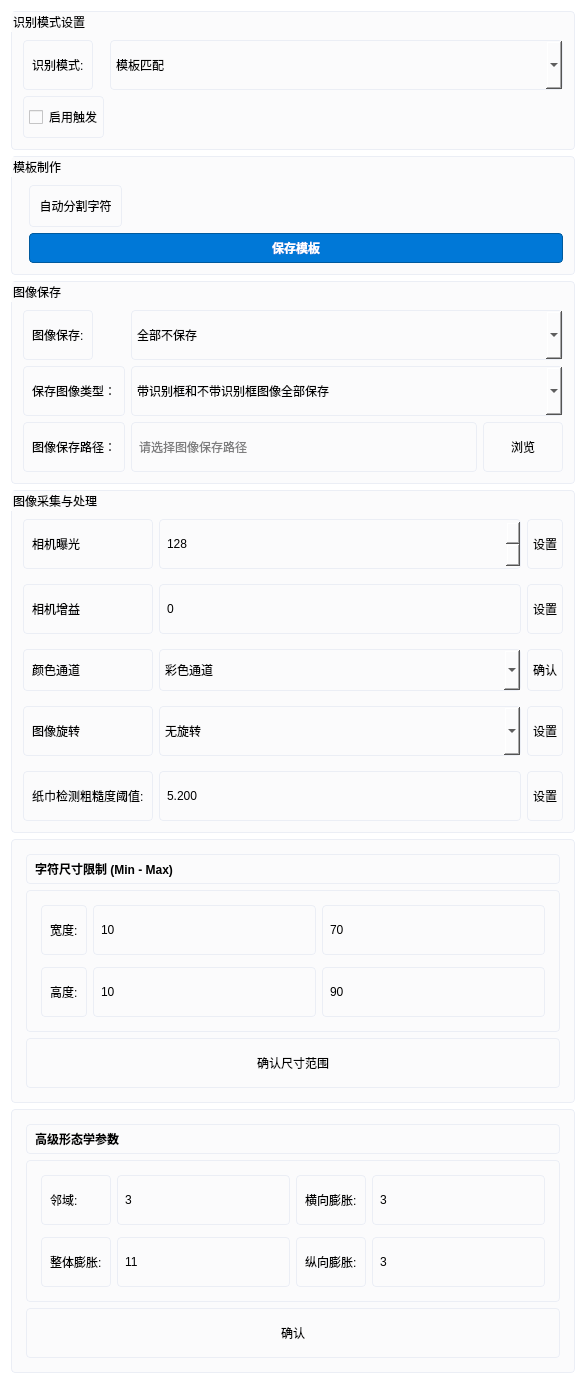
            <widget class="QWidget" name="scrollAreaWidgetContents2">
             <property name="geometry">
              <rect>
               <x>0</x>
               <y>0</y>
               <width>586</width>
               <height>1320</height>
              </rect>
             </property>
             <property name="styleSheet">
              <string notr="true">background:white;</string>
             </property>
             <layout class="QGridLayout" name="gridLayout_2">
              <item row="0" column="0">
               <widget class="QGroupBox" name="tab1_frame3">
                <property name="styleSheet">
                 <string notr="true">background: #fbfbfc; border: 1px solid #ebeef5; border-radius: 4px; padding: 5px;</string>
                </property>
                <property name="title">
                 <string>识别模式设置</string>
                </property>
                <layout class="QFormLayout" name="formLayout">
                 <item row="0" column="0">
                  <widget class="QLabel" name="label_18">
                   <property name="text">
                    <string>识别模式:</string>
                   </property>
                  </widget>
                 </item>
                 <item row="0" column="1">
                  <widget class="QComboBox" name="comboBox_4">
                   <property name="minimumSize">
                    <size>
                     <width>0</width>
                     <height>50</height>
                    </size>
                   </property>
                   <item>
                    <property name="text">
                     <string>模板匹配</string>
                    </property>
                   </item>
                   <item>
                    <property name="text">
                     <string>字库匹配</string>
                    </property>
                   </item>
                   <item>
                    <property name="text">
                     <string>深度模型</string>
                    </property>
                   </item>
                   <item>
                    <property name="text">
                     <string>纸巾检测</string>
                    </property>
                   </item>
                  </widget>
                 </item>
                 <item row="1" column="0">
                  <widget class="QCheckBox" name="checkBox">
                   <property name="minimumSize">
                    <size>
                     <width>0</width>
                     <height>42</height>
                    </size>
                   </property>
                   <property name="text">
                    <string>启用触发</string>
                   </property>
                  </widget>
                 </item>
                </layout>
               </widget>
              </item>
              <item row="2" column="0">
               <widget class="QGroupBox" name="imageSaveFrame">
                <property name="styleSheet">
                 <string notr="true">background: #fbfbfc; border: 1px solid #ebeef5; border-radius: 4px; padding: 5px;</string>
                </property>
                <property name="title">
                 <string>图像保存</string>
                </property>
                <layout class="QFormLayout" name="imageSaveFormLayout">
                 <item row="0" column="0">
                  <widget class="QLabel" name="label_11">
                   <property name="text">
                    <string>图像保存:</string>
                   </property>
                  </widget>
                 </item>
                 <item row="0" column="1">
                  <widget class="QComboBox" name="comboBox">
                   <property name="minimumSize">
                    <size>
                     <width>0</width>
                     <height>50</height>
                    </size>
                   </property>
                   <item>
                    <property name="text">
                     <string>全部不保存</string>
                    </property>
                   </item>
                   <item>
                    <property name="text">
                     <string>不合格图像</string>
                    </property>
                   </item>
                   <item>
                    <property name="text">
                     <string>合格图像</string>
                    </property>
                   </item>
                   <item>
                    <property name="text">
                     <string>全部保存</string>
                    </property>
                   </item>
                  </widget>
                 </item>
                 <item row="1" column="0">
                  <widget class="QLabel" name="label_saveImageType">
                   <property name="minimumSize">
                    <size>
                     <width>0</width>
                     <height>50</height>
                    </size>
                   </property>
                   <property name="text">
                    <string>保存图像类型：</string>
                   </property>
                  </widget>
                 </item>
                 <item row="1" column="1">
                  <widget class="QComboBox" name="comboBox_saveImageType">
                   <property name="minimumSize">
                    <size>
                     <width>0</width>
                     <height>50</height>
                    </size>
                   </property>
                   <item>
                    <property name="text">
                     <string>带识别框和不带识别框图像全部保存</string>
                    </property>
                   </item>
                   <item>
                    <property name="text">
                     <string>只保存带识别框图像</string>
                    </property>
                   </item>
                   <item>
                    <property name="text">
                     <string>只保存不带识别框图像</string>
                    </property>
                   </item>
                  </widget>
                 </item>
                 <item row="2" column="0">
                  <widget class="QLabel" name="label_imageSavePath">
                   <property name="minimumSize">
                    <size>
                     <width>0</width>
                     <height>50</height>
                    </size>
                   </property>
                   <property name="text">
                    <string>图像保存路径：</string>
                   </property>
                  </widget>
                 </item>
                 <item row="2" column="1">
                  <layout class="QHBoxLayout" name="imageSavePathLayout">
                   <item>
                    <widget class="QLineEdit" name="lineEdit_imageSavePath">
                     <property name="minimumSize">
                      <size>
                       <width>0</width>
                       <height>50</height>
                      </size>
                     </property>
                     <property name="readOnly">
                      <bool>true</bool>
                     </property>
                     <property name="placeholderText">
                      <string>请选择图像保存路径</string>
                     </property>
                    </widget>
                   </item>
                   <item>
                    <widget class="QPushButton" name="pushButton_browseImageSavePath">
                     <property name="minimumSize">
                      <size>
                       <width>80</width>
                       <height>50</height>
                      </size>
                     </property>
                     <property name="maximumSize">
                      <size>
                       <width>100</width>
                       <height>16777215</height>
                      </size>
                     </property>
                     <property name="text">
                      <string>浏览</string>
                     </property>
                    </widget>
                   </item>
                  </layout>
                 </item>
                </layout>
               </widget>
              </item>
              <item row="3" column="0">
               <widget class="QGroupBox" name="tab2_frame1">
                <property name="styleSheet">
                 <string notr="true">background: #fbfbfc; border: 1px solid #ebeef5; border-radius: 4px; padding: 5px;</string>
                </property>
                <property name="title">
                 <string>图像采集与处理</string>
                </property>
                <layout class="QGridLayout" name="_4" columnstretch="0,1,0">
                 <property name="verticalSpacing">
                  <number>15</number>
                 </property>
                 <item row="1" column="1">
                  <widget class="QSpinBox" name="spinBox">
                   <property name="minimumSize">
                    <size>
                     <width>0</width>
                     <height>50</height>
                    </size>
                   </property>
                   <property name="maximum">
                    <number>1500</number>
                   </property>
                   <property name="value">
                    <number>128</number>
                   </property>
                  </widget>
                 </item>
                 <item row="1" column="2">
                  <widget class="QPushButton" name="sureButton">
                   <property name="minimumSize">
                    <size>
                     <width>0</width>
                     <height>50</height>
                    </size>
                   </property>
                   <property name="text">
                    <string>设置</string>
                   </property>
                  </widget>
                 </item>
                 <item row="1" column="0">
                  <widget class="QLabel" name="label_19">
                   <property name="text">
                    <string>相机曝光</string>
                   </property>
                  </widget>
                 </item>
                 <item row="6" column="0">
                  <widget class="QLabel" name="label_12">
                   <property name="minimumSize">
                    <size>
                     <width>0</width>
                     <height>42</height>
                    </size>
                   </property>
                   <property name="text">
                    <string>颜色通道</string>
                   </property>
                  </widget>
                 </item>
                 <item row="7" column="2">
                  <widget class="QPushButton" name="pushButton_9">
                   <property name="minimumSize">
                    <size>
                     <width>0</width>
                     <height>50</height>
                    </size>
                   </property>
                   <property name="text">
                    <string>设置</string>
                   </property>
                  </widget>
                 </item>
                 <item row="5" column="1">
                  <widget class="QLineEdit" name="lineEdit_14">
                   <property name="sizePolicy">
                    <sizepolicy hsizetype="Preferred" vsizetype="Fixed">
                     <horstretch>0</horstretch>
                     <verstretch>0</verstretch>
                    </sizepolicy>
                   </property>
                   <property name="minimumSize">
                    <size>
                     <width>0</width>
                     <height>50</height>
                    </size>
                   </property>
                   <property name="text">
                    <string>0</string>
                   </property>
                  </widget>
                 </item>
                 <item row="7" column="1">
                  <widget class="QComboBox" name="comboBox_2">
                   <property name="minimumSize">
                    <size>
                     <width>0</width>
                     <height>50</height>
                    </size>
                   </property>
                   <item>
                    <property name="text">
                     <string>无旋转</string>
                    </property>
                   </item>
                   <item>
                    <property name="text">
                     <string>顺时针90°</string>
                    </property>
                   </item>
                   <item>
                    <property name="text">
                     <string>逆时针90°</string>
                    </property>
                   </item>
                   <item>
                    <property name="text">
                     <string>180°</string>
                    </property>
                   </item>
                  </widget>
                 </item>
                 <item row="9" column="0">
                  <widget class="QLabel" name="label_tissueRoughnessThreshold">
                   <property name="text">
                    <string>纸巾检测粗糙度阈值:</string>
                   </property>
                  </widget>
                 </item>
                 <item row="5" column="0">
                  <widget class="QLabel" name="label_16">
                   <property name="text">
                    <string>相机增益</string>
                   </property>
                  </widget>
                 </item>
                 <item row="5" column="2">
                  <widget class="QPushButton" name="pushButton_12">
                   <property name="minimumSize">
                    <size>
                     <width>0</width>
                     <height>50</height>
                    </size>
                   </property>
                   <property name="text">
                    <string>设置</string>
                   </property>
                  </widget>
                 </item>
                 <item row="9" column="2">
                  <widget class="QPushButton" name="pushButton_tissueRoughnessThreshold">
                   <property name="minimumSize">
                    <size>
                     <width>0</width>
                     <height>50</height>
                    </size>
                   </property>
                   <property name="text">
                    <string>设置</string>
                   </property>
                  </widget>
                 </item>
                 <item row="9" column="1">
                  <widget class="QLineEdit" name="lineEdit_tissueRoughnessThreshold">
                   <property name="minimumSize">
                    <size>
                     <width>0</width>
                     <height>50</height>
                    </size>
                   </property>
                   <property name="text">
                    <string>5.200</string>
                   </property>
                  </widget>
                 </item>
                 <item row="6" column="2">
                  <widget class="QPushButton" name="pushButton_7">
                   <property name="minimumSize">
                    <size>
                     <width>0</width>
                     <height>42</height>
                    </size>
                   </property>
                   <property name="text">
                    <string>确认</string>
                   </property>
                  </widget>
                 </item>
                 <item row="6" column="1">
                  <widget class="QComboBox" name="comboBox_5">
                   <property name="minimumSize">
                    <size>
                     <width>0</width>
                     <height>42</height>
                    </size>
                   </property>
                   <item>
                    <property name="text">
                     <string>彩色通道</string>
                    </property>
                   </item>
                   <item>
                    <property name="text">
                     <string>红色通道</string>
                    </property>
                   </item>
                   <item>
                    <property name="text">
                     <string>绿色通道</string>
                    </property>
                   </item>
                   <item>
                    <property name="text">
                     <string>蓝色通道</string>
                    </property>
                   </item>
                  </widget>
                 </item>
                 <item row="7" column="0">
                  <widget class="QLabel" name="label_27">
                   <property name="text">
                    <string>图像旋转</string>
                   </property>
                  </widget>
                 </item>
                </layout>
               </widget>
              </item>
              <item row="1" column="0">
               <widget class="QGroupBox" name="templateMakeFrame">
                <property name="styleSheet">
                 <string notr="true">background: #fbfbfc; border: 1px solid #ebeef5; border-radius: 4px; padding: 5px;</string>
                </property>
                <property name="title">
                 <string>模板制作</string>
                </property>
                <layout class="QFormLayout" name="templateMakeFormLayout">
                 <item row="0" column="1">
                  <widget class="QToolButton" name="Saveimage">
                   <property name="minimumSize">
                    <size>
                     <width>0</width>
                     <height>42</height>
                    </size>
                   </property>
                   <property name="text">
                    <string>自动分割字符</string>
                   </property>
                  </widget>
                 </item>
                 <item row="1" column="1">
                  <widget class="QPushButton" name="pushButton_5">
                   <property name="minimumSize">
                    <size>
                     <width>0</width>
                     <height>0</height>
                    </size>
                   </property>
                   <property name="font">
                    <font>
                     <pointsize>9</pointsize>
                     <weight>75</weight>
                     <bold>true</bold>
                    </font>
                   </property>
                   <property name="styleSheet">
                    <string notr="true">QPushButton {
    background-color: #0078D7; /* 醒目的蓝色 */
    color: white;              /* 白色文字 */
    border-radius: 4px;        /* 圆角边缘 */
    border: 1px solid #005A9E;
}
QPushButton:hover {
    background-color: #1084D0; /* 鼠标悬停时稍微变亮 */
}
QPushButton:pressed {
    background-color: #005A9E; /* 按下时变暗 */
}</string>
                   </property>
                   <property name="text">
                    <string>保存模板</string>
                   </property>
                  </widget>
                 </item>
                </layout>
               </widget>
              </item>
              <item row="4" column="0">
               <widget class="QFrame" name="tab2_frame3">
                <property name="styleSheet">
                 <string notr="true">background: #fbfbfc; border: 1px solid #ebeef5; border-radius: 4px; padding: 5px;</string>
                </property>
                <property name="frameShape">
                 <enum>QFrame::StyledPanel</enum>
                </property>
                <layout class="QVBoxLayout" name="_2">
                 <item>
                  <widget class="QLabel" name="label_21">
                   <property name="styleSheet">
                    <string>font-weight:bold;</string>
                   </property>
                   <property name="text">
                    <string>字符尺寸限制 (Min - Max)</string>
                   </property>
                  </widget>
                 </item>
                 <item>
                  <widget class="QFrame" name="frame">
                   <layout class="QGridLayout" name="_3">
                    <property name="verticalSpacing">
                     <number>12</number>
                    </property>
                    <item row="0" column="0">
                     <widget class="QLabel" name="label_22">
                      <property name="text">
                       <string>宽度:</string>
                      </property>
                     </widget>
                    </item>
                    <item row="0" column="1">
                     <widget class="QLineEdit" name="lineEdit_5">
                      <property name="minimumSize">
                       <size>
                        <width>0</width>
                        <height>50</height>
                       </size>
                      </property>
                      <property name="text">
                       <string>10</string>
                      </property>
                     </widget>
                    </item>
                    <item row="0" column="2">
                     <widget class="QLineEdit" name="lineEdit_9">
                      <property name="minimumSize">
                       <size>
                        <width>0</width>
                        <height>50</height>
                       </size>
                      </property>
                      <property name="text">
                       <string>70</string>
                      </property>
                     </widget>
                    </item>
                    <item row="1" column="0">
                     <widget class="QLabel" name="label_23">
                      <property name="text">
                       <string>高度:</string>
                      </property>
                     </widget>
                    </item>
                    <item row="1" column="1">
                     <widget class="QLineEdit" name="lineEdit_10">
                      <property name="minimumSize">
                       <size>
                        <width>0</width>
                        <height>50</height>
                       </size>
                      </property>
                      <property name="text">
                       <string>10</string>
                      </property>
                     </widget>
                    </item>
                    <item row="1" column="2">
                     <widget class="QLineEdit" name="lineEdit_11">
                      <property name="minimumSize">
                       <size>
                        <width>0</width>
                        <height>50</height>
                       </size>
                      </property>
                      <property name="text">
                       <string>90</string>
                      </property>
                     </widget>
                    </item>
                   </layout>
                  </widget>
                 </item>
                 <item>
                  <widget class="QPushButton" name="pushButton_2">
                   <property name="minimumSize">
                    <size>
                     <width>0</width>
                     <height>50</height>
                    </size>
                   </property>
                   <property name="text">
                    <string>确认尺寸范围</string>
                   </property>
                  </widget>
                 </item>
                </layout>
               </widget>
              </item>
              <item row="5" column="0">
               <widget class="QFrame" name="tab2_frame2">
                <property name="styleSheet">
                 <string notr="true">background: #fbfbfc; border: 1px solid #ebeef5; border-radius: 4px; padding: 5px;</string>
                </property>
                <property name="frameShape">
                 <enum>QFrame::StyledPanel</enum>
                </property>
                <layout class="QVBoxLayout">
                 <item>
                  <widget class="QLabel" name="label_35">
                   <property name="styleSheet">
                    <string>font-weight: bold;</string>
                   </property>
                   <property name="text">
                    <string>高级形态学参数</string>
                   </property>
                  </widget>
                 </item>
                 <item>
                  <widget class="QFrame" name="frame_2">
                   <layout class="QGridLayout">
                    <property name="verticalSpacing">
                     <number>12</number>
                    </property>
                    <item row="0" column="0">
                     <widget class="QLabel" name="label_26">
                      <property name="text">
                       <string>邻域:</string>
                      </property>
                     </widget>
                    </item>
                    <item row="0" column="1">
                     <widget class="QLineEdit" name="lineEdit_15">
                      <property name="minimumSize">
                       <size>
                        <width>0</width>
                        <height>50</height>
                       </size>
                      </property>
                      <property name="text">
                       <string>3</string>
                      </property>
                     </widget>
                    </item>
                    <item row="0" column="2">
                     <widget class="QLabel" name="label_31">
                      <property name="text">
                       <string>横向膨胀:</string>
                      </property>
                     </widget>
                    </item>
                    <item row="0" column="3">
                     <widget class="QLineEdit" name="lineEdit_18">
                      <property name="minimumSize">
                       <size>
                        <width>0</width>
                        <height>50</height>
                       </size>
                      </property>
                      <property name="text">
                       <string>3</string>
                      </property>
                     </widget>
                    </item>
                    <item row="1" column="0">
                     <widget class="QLabel" name="label_28">
                      <property name="text">
                       <string>整体膨胀:</string>
                      </property>
                     </widget>
                    </item>
                    <item row="1" column="1">
                     <widget class="QLineEdit" name="lineEdit_13">
                      <property name="minimumSize">
                       <size>
                        <width>0</width>
                        <height>50</height>
                       </size>
                      </property>
                      <property name="text">
                       <string>11</string>
                      </property>
                     </widget>
                    </item>
                    <item row="1" column="2">
                     <widget class="QLabel" name="label_32">
                      <property name="text">
                       <string>纵向膨胀:</string>
                      </property>
                     </widget>
                    </item>
                    <item row="1" column="3">
                     <widget class="QLineEdit" name="lineEdit_19">
                      <property name="minimumSize">
                       <size>
                        <width>0</width>
                        <height>50</height>
                       </size>
                      </property>
                      <property name="text">
                       <string>3</string>
                      </property>
                     </widget>
                    </item>
                   </layout>
                  </widget>
                 </item>
                 <item>
                  <widget class="QPushButton" name="pushButton">
                   <property name="minimumSize">
                    <size>
                     <width>0</width>
                     <height>50</height>
                    </size>
                   </property>
                   <property name="text">
                    <string>确认</string>
                   </property>
                  </widget>
                 </item>
                </layout>
               </widget>
              </item>
             </layout>
            </widget>
